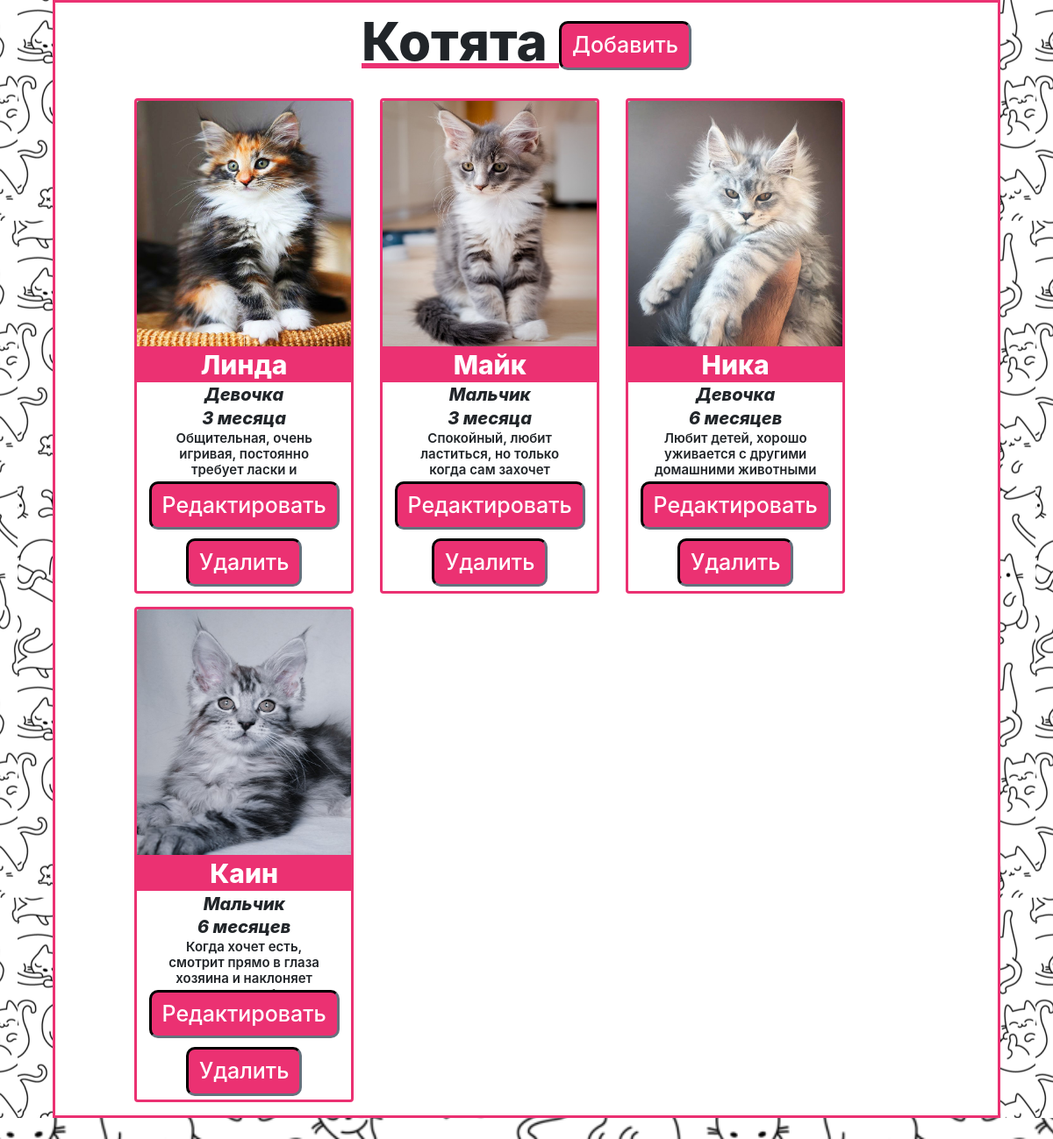
The app's page /adminka/kittens_edit.php (signed in) with its own data.
### tables this page shows
CREATE TABLE `kittens` (
  `id` int(11) NOT NULL,
  `name` varchar(100) NOT NULL,
  `gender` varchar(100) NOT NULL,
  `age` varchar(100) NOT NULL,
  `characteristic` varchar(200) NOT NULL,
  `image` varchar(100) NOT NULL
);

### adminka/kittens_edit.php (the view, shortened to what this page needs)
<?php
$username = "root";
$password = "";
$dbname = "biglap";
require($_SERVER['DOCUMENT_ROOT']."/components/header.php");
?>
<div class="body-content kittens-body-content edit-kittens-body-content">
    <h1>Котята <button type="button" class="btn btn-primary" data-toggle="modal" data-target="#addKittenModal" data-type="add">Добавить</button></h1>
    <div class="row">
        <?php
            $mysqli = new mysqli($servername, $username, $password, $dbname);
        if ($mysqli -> connect_error)
        {
            $err['conn'] = 'Ошибка подключения';
            mysqli_close($mysqli);
            header('Location: '.$_SERVER['PHP_SELF'].'?message=err');
        }
        else
        {
            $sql = "SELECT * FROM kittens";
            $res = $mysqli -> query($sql);
            if ($res -> num_rows > 0)
            {
                for($i = 1; $i <= $res -> num_rows; $i++) {
                    $row = $res -> fetch_assoc();
                    echo '<div class="col-lg-3">
            <div id="id'.$i.'" value="'.$row['id'].'" class="card text-center">
                <img id="image'.$i.'" value="'.$row['image'].'" class="card-img-top"  src="../img/'.$row['image'].'">
                <div class="card-body">
                    <h2 id="name'.$i.'" class="card-title">'.$row['name'].'</h2>
                    <h3 id="gender'.$i.'" class="card-subtitle">'.$row['gender'].'</h3>
                    <h3 id="age'.$i.'" class="card-subtitle">'.$row['age'].'</h3>
                    <h4 id="characteristic'.$i.'" class="card-text">'.$row['characteristic'].'</h4>
                    <button type="button" class="btn btn-primary btn_edit" value="'.$i.'" data-toggle="modal" data-target="#addKittenModal" data-type="edit">Редактировать</button>
                    <button type="button" class="btn btn-primary btn_del" value='.$i.'>Удалить</button>
                </div>
            </div>
        </div>';
                }
            }
        }
            ?>
    </div>
    </body>
    </html>

### style.css (style rules this page uses)
html { background: url("img/fon1.png") no-repeat center center fixed; -webkit-background-size: cover; -moz-background-size: cover; -o-background-size: cover; background-size: cover; }
.body-content, div.thanks, div.count { padding: 0 !important; width: auto; margin-left: 5%; margin-right: 5%; border: 3px solid RGB(235, 49, 114); background: white; }
button.btn-primary { background-color: RGB(235, 49, 114); border: 3px inset RGB(33, 37, 41); border-radius: 10px; }
div.kittens-body-content div.col-lg-3, div.edit-kittens-body-content div.col-lg-3 { min-width: min-content; width: auto; }
div.edit-kittens-body-content { margin-top: auto !important; min-height: inherit; }
div.about-body-content, div.cats-body-content, div.kittens-body-content, div.gallery-body-content, div.request-body-content, div.thanks, div.count { border: 3px solid RGB(235, 49, 114); background: white; margin-top: 70px; margin-bottom: 2%; }
div.about-body-content h1, div.cats-body-content h1, div.kittens-body-content h1, div.gallery-body-content h1, div.request-body-content h1, div.count h1 { text-indent: 0; text-align: center; font-size: 70px; font-weight: 800; color: RGB(33, 37, 41); text-decoration: underline; text-decoration-color: RGB(235, 49, 114) !important; margin-bottom: 1% !important; }
div.kittens-body-content div.card { border: 3px solid RGB(235, 49, 114); margin-bottom: 6%; min-width: 250px; max-width: 250px; max-height: 500px; }
div.edit-kittens-body-content div.card { max-height: 800px !important; }
div.kittens-body-content img.card-img-top { max-height: 280px; max-width: 280px; }
div.cats-body-content div.card-body, div.kittens-body-content div.card-body { padding: 0; }
div.cats-body-content h1, div.kittens-body-content h1, div.gallery-body-content h1, div.request-body-content h1 { margin-bottom: 0.5%; font-size: 60px; }
div.kittens-body-content h2.card-title { font-size: 30px; font-weight: 800; color: white; background: RGB(235, 49, 114); margin-bottom: 0; padding: 1%; }
div.kittens-body-content div.row { margin-left: 7%; margin-right: 7%; }
div.kittens-body-content h3.card-subtitle { font-size: 20px; font-weight: 800; font-style: italic; margin: 1%; }
div.kittens-body-content h4.card-text { font-size: 15px; font-weight: 600; text-align: center; padding-left: 10%; padding-right: 10%; margin-bottom: 1%; min-height: 50px; max-height: 50px; }
div.edit-kittens-body-content button.btn-primary { margin-bottom: 2%; font-size: 25px; font-weight: 500; margin-top: 2%; }

### records on screen
kittens: image (picture), name "Линда", gender "Девочка", age "3 месяца", characteristic "Общительная, очень игривая, постоянно требует ласки и…"
kittens: image (picture), name "Майк", gender "Мальчик", age "3 месяца", characteristic "Спокойный, любит ластиться, но только когда сам захочет"
kittens: image (picture), name "Ника", gender "Девочка", age "6 месяцев", characteristic "Любит детей, хорошо уживается с другими домашними животными"
kittens: image (picture), name "Каин", gender "Мальчик", age "6 месяцев", characteristic "Когда хочет есть, смотрит прямо в глаза хозяина и наклоняет…"
